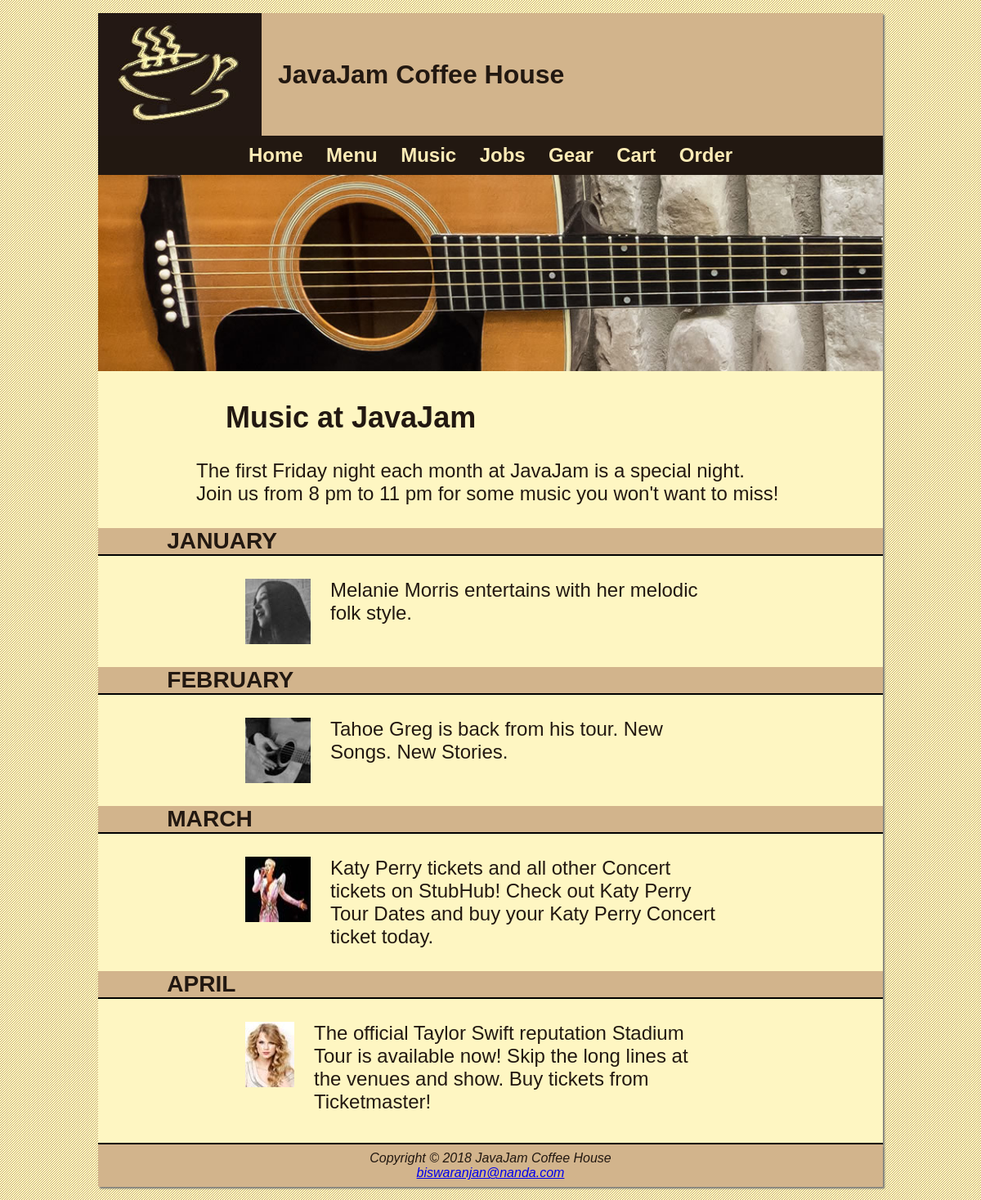
The app's page /music.php with its own data.
### tables this page shows
CREATE TABLE `performance` (
  `PerformanceId` int(11) NOT NULL AUTO_INCREMENT,
  `MusicianId` int(11) DEFAULT NULL,
  `Month_Year` varchar(50) DEFAULT NULL,
  `Description` text,
  PRIMARY KEY (`PerformanceId`),
  KEY `MusicianId` (`MusicianId`),
  CONSTRAINT `performance_ibfk_1` FOREIGN KEY (`MusicianId`) REFERENCES `musician` (`MusicianId`)
);

CREATE TABLE `musician` (
  `MusicianId` int(11) NOT NULL AUTO_INCREMENT,
  `Name` varchar(50) DEFAULT NULL,
  `Musician_Image_URL` varchar(50) DEFAULT NULL,
  PRIMARY KEY (`MusicianId`)
);

### music.php (the view, shortened to what this page needs)
<?php
include "dbconn.php";
$performances = array();
$sql = "SELECT Performance.Month_Year, Performance.Description, " .
"Musician.Name, Musician.Musician_Image_URL FROM Performance " .
"INNER JOIN Musician ON Performance.MusicianId=Musician.MusicianId";
$result = $conn->query($sql);
if ($result->num_rows > 0) {
	while($row = $result->fetch_assoc()) {
		array_push($performances, array($row["Name"], $row["Description"], $row["Month_Year"], $row["Musician_Image_URL"]));
	}
}
include "header.php";
?>
<article>
	<img src="images/heroguitar.jpg" width="100%">
	<section>
		<h2>Music at JavaJam</h2>
		<p>The first Friday night each month at JavaJam is a special night. Join us from 8 pm to 11 pm for some music you won't want to miss!</p>
	</section><?php
	for ($row = 0; $row < count($performances); $row++) {
		echo "<h3 class='music-h'>" . $performances[$row][2] . "</h3>";
		if ($row == count($performances) - 1) {
			echo "<section class='last'>";
		} else {
			echo "<section>";
		}
		echo "<figure class='performer'>";
		echo "<img src='" . $performances[$row][3] . "' alt='" . $performances[$row][0] . "' width='80px' height='80px'>";
		echo "<figcaption>" . $performances[$row][1] . "</figcaption>";
		echo "</figure>";
		echo "</section>";
	}
	?></article>
<?php include "footer.php";?>

### header.php (shortened to what this page needs)
<!DOCTYPE html>
<html>
	<head>
		<link rel="stylesheet" type="text/css" href="css/javacoffee.css">
		<link rel="stylesheet" type="text/css" href="css/tablet.css">
		<link rel="stylesheet" type="text/css" href="css/mobile.css">
		<link rel="stylesheet" type="text/css" href="css/small-browser.css">
	</head>
	<body id="wrapper">
		<header>
			<img src="images/javajamlogo.jpg" width="200px" height="150px">
			<h1>JavaJam Coffee House</h1>
		</header>
		<div class="main">
			<nav>
				<a href="index.php">Home</a>
				<a href="menu.php">Menu</a>
				<a href="music.php">Music</a>
				<a href="jobs.php">Jobs</a>
				<a href="gear.php">Gear</a>
				<a href="cart.php">Cart</a>
				<a href="placeyourorder.php">Order</a>
			</nav>

### footer.php
		</div>
		<footer>
			<em>
				Copyright &copy; 2018 JavaJam Coffee House
				<br>
				<a href="mailto:biswaranjan@nanda.com">biswaranjan@nanda.com</a>
			</em>
		</footer>
	</body>
</html>

### css/javacoffee.css (style rules this page uses)
body { color: #221811; background-image: url("../images/background.gif"); font-family: Verdana, Arial, sans-serif; }
h1, h2, h3, p, ul, address { padding-left: 3em; padding-right: 3em; }
#wrapper { width: 80%; margin: 0 auto; }
header { background-color: #D2B48C; overflow: hidden; line-height: 150px; box-shadow: 2px 2px 2px #777777; margin-top: 1em; }
header img { float: left; }
header h1 { overflow: hidden; margin: 0; padding: 0 20px; }
nav { float: left; width: 200px; padding: 20px 0; text-align: center; font-weight: bold; }
nav a { display: block; margin: 5px 0; text-decoration: none; color: #FCEBB6; font-size: 1.25em; }
article { overflow: hidden; background-color: #fef6c2; padding-bottom: 0.5em; }
section { padding: 0 2em; }
figure { display: flex; margin: 0 auto; }
figcaption { padding: 0 1em; text-align: left; }
.main { background-color: #221811; box-shadow: 2px 2px 2px #777777; border-bottom: 2px solid black; }
.last { margin-bottom: 1em; }
.music-h { background-color: #D2B48C; border-bottom: 2px solid black; clear: both; }
.performer { width: 60%; min-width: 600px; }
footer { background-color: #D2B48C; font-size: 0.6em; text-align: center; padding: 0.5em 0; box-shadow: 2px 2px 2px #777777; margin-bottom: 1em; }

### css/tablet.css (style rules this page uses)
@media only screen and (max-device-width: 1024px) { nav, article { width: 100%; } }
@media only screen and (max-device-width: 1024px) { nav { padding: 10px 0; } }
@media only screen and (max-device-width: 1024px) { nav a { font-size: 1.5em; display: inline; padding: 0 0.5em; } }
@media only screen and (max-device-width: 1024px) { article { font-size: 1.5em; } }
@media only screen and (max-device-width: 1024px) { footer { font-size: initial; } }

### records on screen
performance: Month_Year "JANUARY", MusicianId.Musician_Image_URL (picture), Description "Melanie Morris entertains with her melodic folk style."
performance: Month_Year "FEBRUARY", MusicianId.Musician_Image_URL (picture), Description "Tahoe Greg is back from his tour. New Songs. New Stories."
performance: Month_Year "MARCH", MusicianId.Musician_Image_URL (picture), Description "Katy Perry tickets and all other Concert tickets on StubHub! Check out Katy Perry Tour Dates and buy your Katy Perry Concert ticket today."
performance: Month_Year "APRIL", MusicianId.Musician_Image_URL (picture), Description "The official Taylor Swift reputation Stadium Tour is available now! Skip the long lines at the venues and show. Buy tickets from Ticketmaster!"
